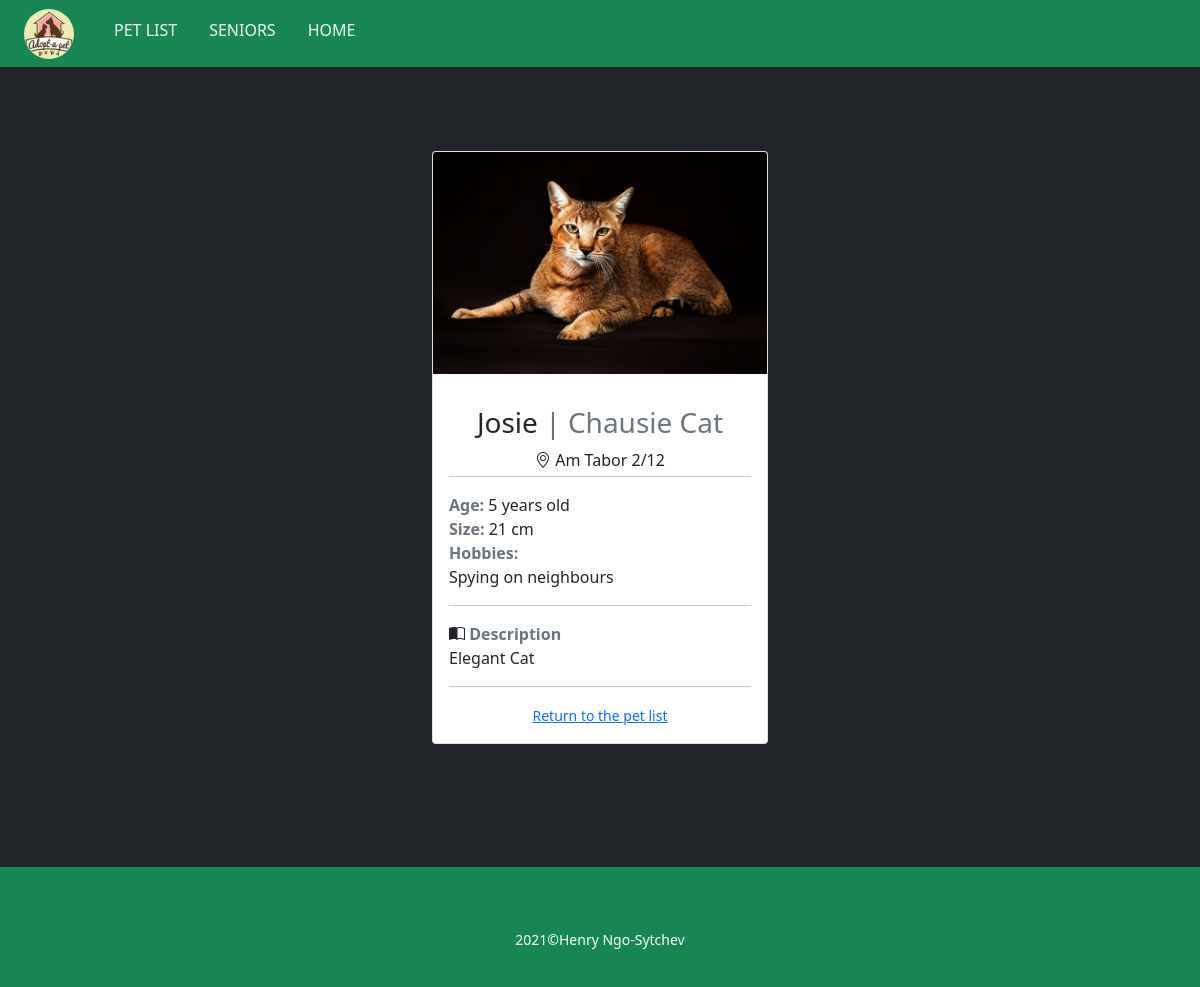
The app's page /CRUD/animals/details.php?id=2 (signed in) with its own data.
### tables this page shows
CREATE TABLE `animals` (
  `animal_id` int(5) NOT NULL,
  `name` varchar(30) NOT NULL,
  `breed` varchar(50) NOT NULL,
  `picture` varchar(255) DEFAULT NULL,
  `location` varchar(100) DEFAULT NULL,
  `description` text DEFAULT NULL,
  `size` float DEFAULT NULL,
  `age` float DEFAULT NULL,
  `hobbies` varchar(100) DEFAULT NULL
);

### CRUD/animals/details.php (the view, shortened to what this page needs)
<?php
    require_once("../components/db_connect.php");
    if(@$_GET["id"]){
        $id = $_GET["id"];
        $sql = "SELECT * FROM animals WHERE animal_id = '{$id}'";
        $query = mysqli_query($connect, $sql);
        $result = mysqli_fetch_all($query, MYSQLI_ASSOC);
        $display = "";
        if(mysqli_num_rows($query) == 1){
            foreach($result as $row){
                $display = "
                <div class='card my-5 mx-auto' style='width: 21rem;'>
                    <img class='card-img-top img-fluid' src='../pictures/{$row["picture"]}' alt='Card image cap'>
                    <div class='card-body'>
                        <h3 class='card-title text-center mt-3'>{$row["name"]}
                        <span class='card-subtitle text-secondary'> | {$row["breed"]}</span></h3>
                        <p class='text-center my-0'><i class='bi bi-geo-alt'></i> {$row["location"]}
                        </p>
                        <hr class='mt-1'>
                        <p class='p-0 m-0'>
                        <span class='text-secondary fw-bold'>Age:</span> {$row["age"]} years old </p>
                        <p class='p-0 m-0'><span class='text-secondary fw-bold'>Size:</span> {$row["size"]} cm </p>
                        <p class='p-0 m-0'><span class='text-secondary fw-bold'>Hobbies:</span><br>{$row["hobbies"]}</p>
                        <hr>
                        <p class='card-text'><i class='bi bi-book-half'></i> <b class='text-secondary'>Description</b><br>{$row["description"]}</p>
                        <hr>
                        <p class='d-none card-text text-center'>
                            <small'>
                            <a class='btn btn-primary text-light p-0 m-0 w-50' href='adoption.php'>Take me home</a>
                            </small>
                        </p>
                        <p class='d-none card-text text-center" . (isset($_SESSION['user'])?'d-none': '') . "'>
                            <small'>
                                <a class='btn btn-outline-dark py-0 m-0 w-50' href='../dashBoard.php'>Dashboard</a>
                            </small>
                        </p>
                        <p class='card-text text-center" . (isset($_SESSION['adm'])?'d-none': '') . "'>
                            <small class='mt-2'>
                                <a href='index.php'>Return to the pet list</a>
                            </small>
                        </p>
                    </div>
                </div>
                ";
            }
        } else {
            header("error.php");
        }
    } else {
        echo "The record you are trying to see is not available";
        header("error.php");
    }
?>
<!DOCTYPE html>
<html lang="en">
<head>
    <?php
    require_once("../components/bootstrap.php");
    ?>
</head>
<body>
    <?php
    require_once("../components/navbar.php"); ?>
    <main class="bg-dark h-100">
    <?php echo ($display)?:"";?>
    </main>
    <?php require_once("../components/footer.php"); ?>
</body>
</html>

### CRUD/animals/details.php (style rules this page uses)
main { min-height: 100vh; padding: 3% 15%; }

### records on screen
animals: picture (picture), name "Josie", breed "Chausie Cat", location "Am Tabor 2/12", age "5", size "21", hobbies "Spying on neighbours", description "Elegant Cat"
